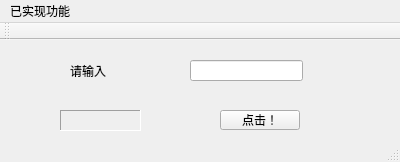
<?xml version="1.0" encoding="UTF-8"?>
<ui version="4.0">
 <class>MainWindow</class>
 <widget class="QMainWindow" name="MainWindow">
  <property name="geometry">
   <rect>
    <x>0</x>
    <y>0</y>
    <width>400</width>
    <height>162</height>
   </rect>
  </property>
  <property name="windowTitle">
   <string>MainWindow</string>
  </property>
  <widget class="QWidget" name="centralWidget">
   <widget class="QLabel" name="inputLabel">
    <property name="geometry">
     <rect>
      <x>70</x>
      <y>20</y>
      <width>121</width>
      <height>21</height>
     </rect>
    </property>
    <property name="text">
     <string>请输入</string>
    </property>
   </widget>
   <widget class="QLineEdit" name="inputEdit">
    <property name="geometry">
     <rect>
      <x>190</x>
      <y>20</y>
      <width>113</width>
      <height>21</height>
     </rect>
    </property>
   </widget>
   <widget class="QPushButton" name="clickButton">
    <property name="geometry">
     <rect>
      <x>220</x>
      <y>70</y>
      <width>80</width>
      <height>20</height>
     </rect>
    </property>
    <property name="text">
     <string>点击！</string>
    </property>
   </widget>
   <widget class="QLabel" name="outLabel">
    <property name="geometry">
     <rect>
      <x>60</x>
      <y>70</y>
      <width>81</width>
      <height>21</height>
     </rect>
    </property>
    <property name="frameShape">
     <enum>QFrame::Panel</enum>
    </property>
    <property name="frameShadow">
     <enum>QFrame::Sunken</enum>
    </property>
    <property name="text">
     <string/>
    </property>
   </widget>
  </widget>
  <widget class="QMenuBar" name="menuBar">
   <property name="geometry">
    <rect>
     <x>0</x>
     <y>0</y>
     <width>400</width>
     <height>22</height>
    </rect>
   </property>
   <widget class="QMenu" name="menu_1">
    <property name="title">
     <string>已实现功能</string>
    </property>
    <addaction name="function_1"/>
    <addaction name="function_2"/>
    <addaction name="separator"/>
    <addaction name="function_3"/>
   </widget>
   <addaction name="menu_1"/>
  </widget>
  <widget class="QToolBar" name="mainToolBar">
   <attribute name="toolBarArea">
    <enum>TopToolBarArea</enum>
   </attribute>
   <attribute name="toolBarBreak">
    <bool>false</bool>
   </attribute>
  </widget>
  <widget class="QStatusBar" name="statusBar"/>
  <action name="function_1">
   <property name="text">
    <string>function 1</string>
   </property>
  </action>
  <action name="function_2">
   <property name="text">
    <string>function 2</string>
   </property>
  </action>
  <action name="function_3">
   <property name="text">
    <string>function</string>
   </property>
  </action>
 </widget>
 <layoutdefault spacing="6" margin="11"/>
 <resources/>
 <connections/>
</ui>
